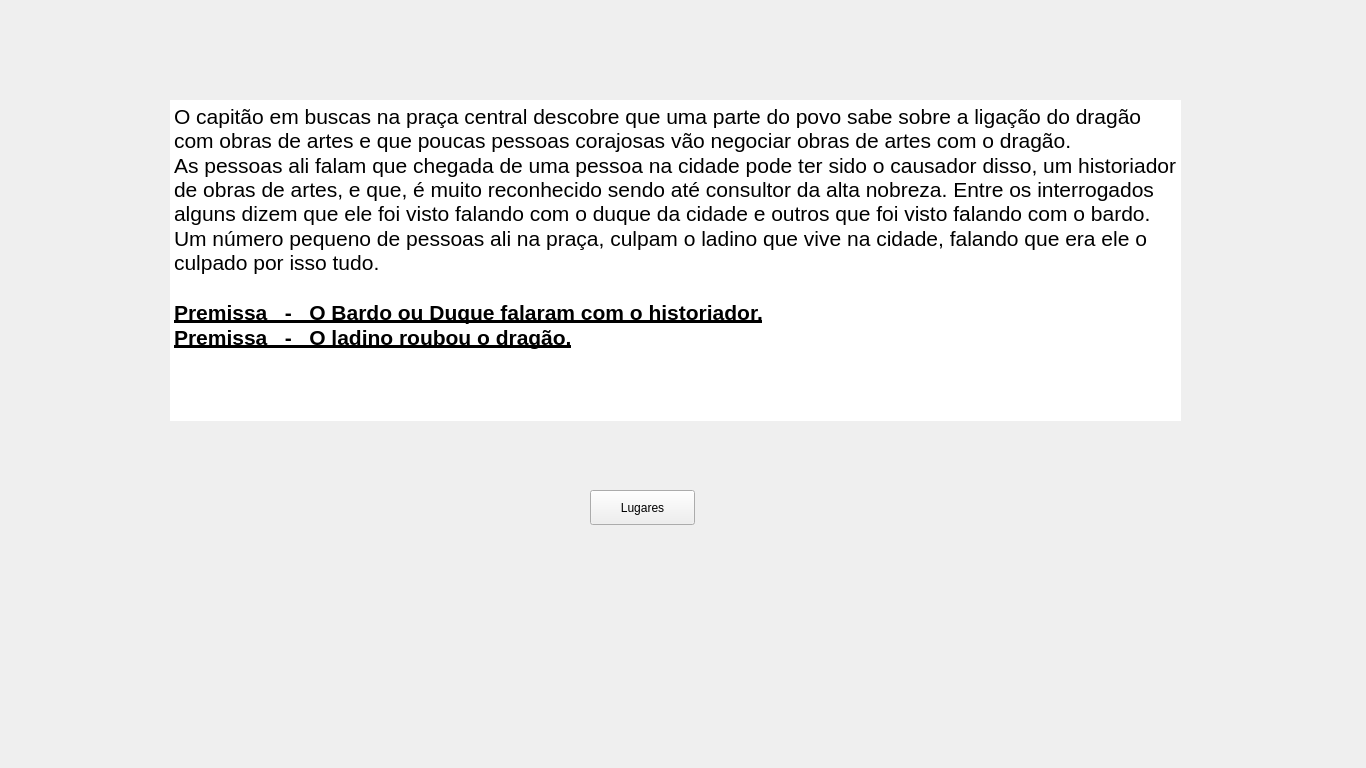
<?xml version="1.0" encoding="UTF-8"?>
<ui version="4.0">
 <class>ForthWindow</class>
 <widget class="QMainWindow" name="ForthWindow">
  <property name="geometry">
   <rect>
    <x>0</x>
    <y>0</y>
    <width>1366</width>
    <height>768</height>
   </rect>
  </property>
  <property name="maximumSize">
   <size>
    <width>1366</width>
    <height>768</height>
   </size>
  </property>
  <property name="windowTitle">
   <string>MainWindow</string>
  </property>
  <widget class="QWidget" name="centralwidget">
   <property name="maximumSize">
    <size>
     <width>1366</width>
     <height>768</height>
    </size>
   </property>
   <widget class="QLabel" name="label">
    <property name="geometry">
     <rect>
      <x>-30</x>
      <y>0</y>
      <width>1400</width>
      <height>768</height>
     </rect>
    </property>
    <property name="maximumSize">
     <size>
      <width>1400</width>
      <height>768</height>
     </size>
    </property>
    <property name="text">
     <string/>
    </property>
   </widget>
   <widget class="QPushButton" name="pushContinueButton">
    <property name="geometry">
     <rect>
      <x>590</x>
      <y>490</y>
      <width>105</width>
      <height>35</height>
     </rect>
    </property>
    <property name="text">
     <string>Lugares</string>
    </property>
   </widget>
   <widget class="QTextBrowser" name="textBrowser">
    <property name="geometry">
     <rect>
      <x>170</x>
      <y>100</y>
      <width>1011</width>
      <height>321</height>
     </rect>
    </property>
    <property name="frameShape">
     <enum>QFrame::NoFrame</enum>
    </property>
    <property name="html">
     <string>&lt;!DOCTYPE HTML PUBLIC &quot;-//W3C//DTD HTML 4.0//EN&quot; &quot;http://www.w3.org/TR/REC-html40/strict.dtd&quot;&gt;
&lt;html&gt;&lt;head&gt;&lt;meta name=&quot;qrichtext&quot; content=&quot;1&quot; /&gt;&lt;meta charset=&quot;utf-8&quot; /&gt;&lt;style type=&quot;text/css&quot;&gt;
p, li { white-space: pre-wrap; }
&lt;/style&gt;&lt;/head&gt;&lt;body style=&quot; font-family:'Segoe UI'; font-size:9pt; font-weight:400; font-style:normal;&quot;&gt;
&lt;p style=&quot; margin-top:0px; margin-bottom:0px; margin-left:0px; margin-right:0px; -qt-block-indent:0; text-indent:0px;&quot;&gt;&lt;span style=&quot; font-size:16pt;&quot;&gt;O capitão em buscas na praça central descobre que uma parte do povo sabe sobre a ligação do dragão com obras de artes e que poucas pessoas corajosas vão negociar obras de artes com o dragão.&lt;/span&gt;&lt;/p&gt;
&lt;p style=&quot; margin-top:0px; margin-bottom:0px; margin-left:0px; margin-right:0px; -qt-block-indent:0; text-indent:0px;&quot;&gt;&lt;span style=&quot; font-size:16pt;&quot;&gt;As pessoas ali falam que chegada de uma pessoa na cidade pode ter sido o causador disso, um historiador de obras de artes, e que, é muito reconhecido sendo até consultor da alta nobreza. Entre os interrogados alguns dizem que ele foi visto falando com o duque da cidade e outros que foi visto falando com o bardo.&lt;/span&gt;&lt;/p&gt;
&lt;p style=&quot; margin-top:0px; margin-bottom:0px; margin-left:0px; margin-right:0px; -qt-block-indent:0; text-indent:0px;&quot;&gt;&lt;span style=&quot; font-size:16pt;&quot;&gt;Um número pequeno de pessoas ali na praça, culpam o ladino que vive na cidade, falando que era ele o culpado por isso tudo.&lt;/span&gt;&lt;/p&gt;
&lt;p style=&quot;-qt-paragraph-type:empty; margin-top:0px; margin-bottom:0px; margin-left:0px; margin-right:0px; -qt-block-indent:0; text-indent:0px; font-size:16pt;&quot;&gt;&lt;br /&gt;&lt;/p&gt;
&lt;p style=&quot; margin-top:0px; margin-bottom:0px; margin-left:0px; margin-right:0px; -qt-block-indent:0; text-indent:0px;&quot;&gt;&lt;span style=&quot; font-size:16pt; font-weight:700; text-decoration: underline;&quot;&gt;Premissa   -   O Bardo ou Duque falaram com o historiador.&lt;/span&gt;&lt;/p&gt;
&lt;p style=&quot; margin-top:0px; margin-bottom:0px; margin-left:0px; margin-right:0px; -qt-block-indent:0; text-indent:0px;&quot;&gt;&lt;span style=&quot; font-size:16pt; font-weight:700; text-decoration: underline;&quot;&gt;Premissa   -   O ladino roubou o dragão.&lt;/span&gt;&lt;/p&gt;
&lt;p style=&quot;-qt-paragraph-type:empty; margin-top:0px; margin-bottom:0px; margin-left:0px; margin-right:0px; -qt-block-indent:0; text-indent:0px; font-size:16pt;&quot;&gt;&lt;br /&gt;&lt;/p&gt;&lt;/body&gt;&lt;/html&gt;</string>
    </property>
   </widget>
  </widget>
 </widget>
 <resources/>
 <connections/>
</ui>
